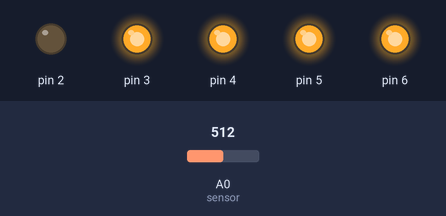
The sketch below on a simulated Arduino Uno, built with avr-gcc and run on an emulated ATmega328P. Parts: output pins drawn as LEDs (lit = HIGH). Inputs (shaded band) come from the test bench; at power-on: A0 (sensor) = 512. What the sketch prints to the serial monitor is not drawn.

Above: at 1.2 s.
1.3 s: A0 (sensor) set to 542
2.8 s: A0 (sensor) set to 568
At 3.3 s:
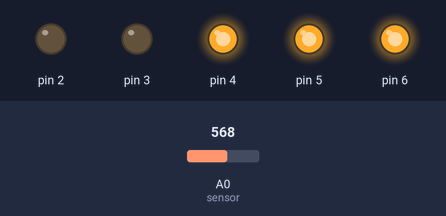
4.3 s: A0 (sensor) set to 683
5.8 s: A0 (sensor) set to 710
At 6.8 s:
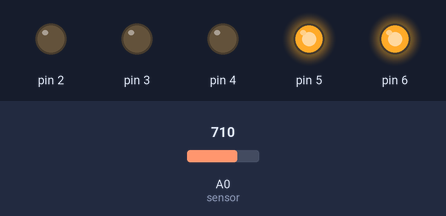
7.3 s: A0 (sensor) set to 833
8.8 s: A0 (sensor) set to 857
At 9.1 s:
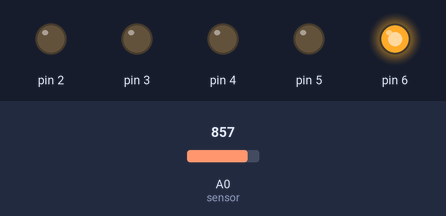
Timing chart, 0 to 11.3 s (numbered marks = the images above; inputs shaded):
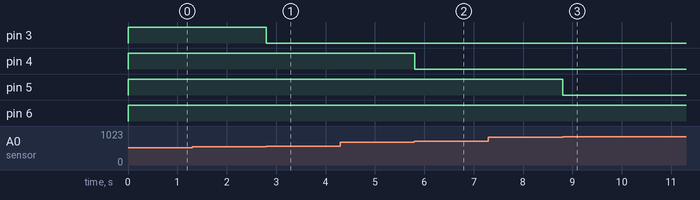

Measured:
- the behaviour switches between 549 and 550 on A0 (sensor) (found by bisection; images 0 and 1)
- the behaviour switches between 699 and 700 on A0 (sensor) (found by bisection; images 1 and 2)
- the behaviour switches between 849 and 850 on A0 (sensor) (found by bisection; images 2 and 3)
- after the input at 2.8 s, pin 3: HIGH → LOW at once
- after the input at 5.8 s, pin 4: HIGH → LOW at once
- after the input at 8.8 s, pin 5: HIGH → LOW at once

The sketch:

SelfCaring-Iara.ino
```cpp
/*
  SelfCaring-Iara

  Descriçao: Projeto cujo objetivo visa monitorar, automatizar e
  cuidar de uma planta por intermedio da tecnologia.

  Este codigo pertence ao dominio publico. Use-o para seus proprios
  projetos e afins!

  Para informaçoes, updates e novidades sobre este projeto,
  acompanhe: https://github.com/MilvoG/SelfCaring-Iara

  Modificado em: 17/05/2015

  Por: Milvo Gabriel P. Di Domenico

*/
void setup()
{
  Serial.begin(9600);
  int pin;
  for (pin=2; pin<=6; pin++)
  {
    pinMode(pin, OUTPUT); //Atraves desta funcao se define todos os pinos como OUTPUT
  }
}

void loop()
{
  int pin;

  int sensorValue = analogRead(A0); //O valor lido pelo sensor sera armazenado na variavel "sensorValue"

  Serial.println(sensorValue); //O valor da variavel sera escrito no Monitor Serial

  /* Meu sensor de umidade (FC-20) insere aproximadamente 1023 quando nao ha presença de umidade,
     isto pode variar dependendo do sensor que voce esta utilizando, caso isto aconteça, apenas
     mude os valores nas funçoes.
  */

  while (sensorValue >= 850)
  {
    pin = 6;
    digitalWrite(pin, HIGH);
    sensorValue = analogRead(A0); //Se isto nao existir = loop infinito
    Serial.println(A0);
  }
  ledOff(); //Caso este "while seja falso ele entao a funcao para desligar os leds sera chamada!

  while (sensorValue < 850 && sensorValue >= 700)
  {
    for (pin=5; pin<=6; pin++)
    digitalWrite(pin, HIGH);
    sensorValue = analogRead(A0);
    Serial.println(A0);
  }
  ledOff();

  while (sensorValue < 700 && sensorValue >= 550)
  {
    for (pin=4; pin<=6; pin++)
    digitalWrite(pin, HIGH);
    sensorValue = analogRead(A0);
    Serial.println(A0);
  }
  ledOff();

  while (sensorValue < 550 && sensorValue >= 400)
  {
    for (pin=3; pin<=6; pin++)
    digitalWrite(pin, HIGH);
    sensorValue = analogRead(A0);
    Serial.println(A0);
  }
  ledOff();

  while (sensorValue < 400)
  {
    for (pin=2; pin<=6; pin++)
    digitalWrite(pin, HIGH);
    sensorValue = analogRead(A0);
    Serial.println(A0);
  }
  ledOff();

}

void ledOff()
{
  int pin;
  for (pin=2; pin<=6; pin++)
  {
    digitalWrite(pin, LOW);
  }
}
```
